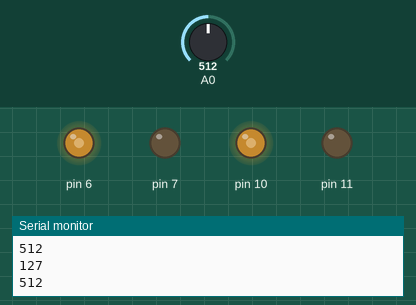
Recording of a sketch running on a simulated Arduino Uno, built with avr-gcc and run on an emulated ATmega328P. Shown: output pins drawn as LEDs (lit = HIGH), the last lines printed to the serial monitor. The inputs (shaded band) are chosen by the test bench; at power-on: A0 = 512.

Above: at 1.2 s.
1.3 s: A0 set to 716
At 2.3 s:
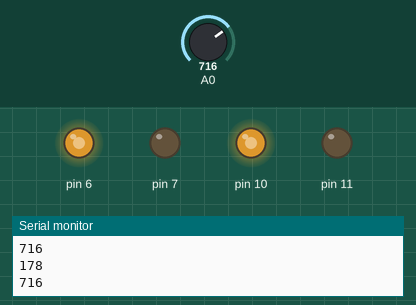
2.8 s: A0 set to 900
At 3.4 s:
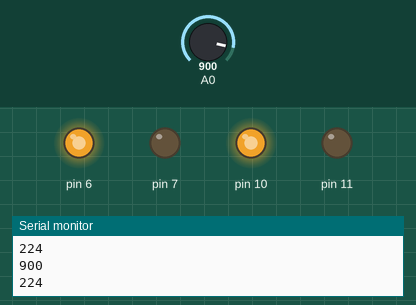
4.3 s: A0 set to 122
At 5.5 s:
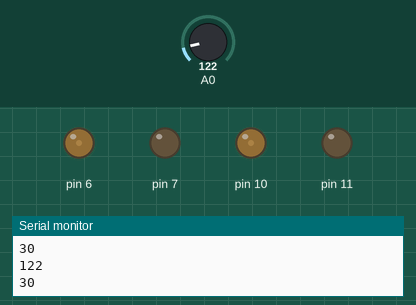
5.8 s: A0 set to 0
At 6.9 s:
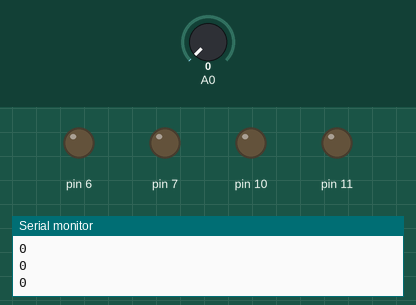
7.3 s: A0 set to 511
At 8.1 s:
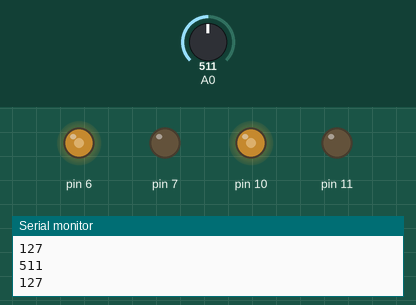
Timing chart, 0 to 9.8 s (numbered marks = the images above; inputs shaded):
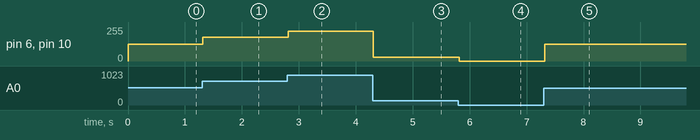

Measured:
- after the input at 1.3 s, pin 6, pin 10: 127/255 → 178/255 at once
- after the input at 2.8 s, pin 6, pin 10: 178/255 → 224/255 at once
- after the input at 4.3 s, pin 6, pin 10: 224/255 → 30/255 at once
- after the input at 5.8 s, pin 6, pin 10: 30/255 → 0/255 at once
- after the input at 7.3 s, pin 6, pin 10: 0/255 → 127/255 at once

The sketch:

Potentiometer_Lpinout.ino
```cpp
void setup() {
  // put your setup code here, to run once:
  pinMode(6,OUTPUT);
pinMode(7,OUTPUT);
pinMode(10,OUTPUT);
pinMode(11,OUTPUT);
pinMode(A0,INPUT);

digitalWrite(6,HIGH);
digitalWrite(7,LOW);
digitalWrite(10,HIGH);
digitalWrite(11,LOW);
Serial.begin(9600);
}

void loop() {
  // put your main code here, to run repeatedly:

int store= analogRead(A0);
int x=map(store,0,1024,0,255);
Serial.println(store);
Serial.println(x);
analogWrite(6,x);
analogWrite(10,x);

}
```
